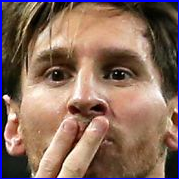
#> input picture Model/dataset/cropped/lionel_messi/lionel_messi1.png, 179 x 179 px, given in place of a8784d8ea286c3fbfef21201af1c1254.jpg, which was not available
$ jupyter execute --allow-errors ClassificationModel.ipynb   (shell and % lines are left out)
#> lines starting #> are read from the running program, lines starting #| are printed output that depends on the picture; after the words box and inside, x2 and y2 are one past the last pixel; in counts of white or black regions, pixels touching at a corner belong together; pictures that were not available may be replaced by others from this repository, and a replacement may not be noted
[cell 1]
import numpy as np
import matplotlib
import cv2
from matplotlib import pyplot as plt

[cell 2]
img = cv2.imread('dataset/lionel_messi/a8784d8ea286c3fbfef21201af1c1254.jpg')
#> img is the input picture: shape (179, 179, 3); mean B, G, R 94.1, 107.4, 136.2
img.shape
#> Out = (179, 179, 3)

[cell 3]
plt.imshow(img)

[cell 4]
gray = cv2.cvtColor(img, cv2.COLOR_BGR2GRAY)
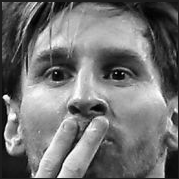
#> gray: shape (179, 179); min 0, max 254, mean 114.5
gray.shape
#> Out = (179, 179)

[cell 5]
face_cascade = cv2.CascadeClassifier('./haarcascades/haarcascade_frontalface_default.xml')
eye_cascade = cv2.CascadeClassifier('./haarcascades/haarcascade_eye.xml')

faces = face_cascade.detectMultiScale(gray, 1.3, 5)
#> faces = [[16, 10, 151, 151]]
faces
#> Out = [[16, 10, 151, 151]]

[cell 6]
(x,y,w,h) = faces[0]
#> x = 16; y = 10; w = 151; h = 151
x,y,w,h
#> Out = (16, 10, 151, 151)

[cell 7]
face_img = cv2.rectangle(img,(x,y),(x+w,y+h),(255,0,0),2)
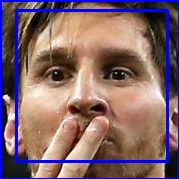
#> face_img: shape (179, 179, 3); mean B, G, R 105, 102.7, 130.2
plt.imshow(face_img)

[cell 8]
cv2.destroyAllWindows()
for (x,y,w,h) in faces:
    face_img = cv2.rectangle(img,(x,y),(x+w,y+h),(255,0,0),2)
    roi_gray = gray[y:y+h, x:x+w]
    roi_color = img[y:y+h, x:x+w]
    eyes = eye_cascade.detectMultiScale(roi_gray)
    for (ex,ey,ew,eh) in eyes:
        cv2.rectangle(roi_color,(ex,ey),(ex+ew,ey+eh),(0,255,0),2)
#> this loop made 1 pass
#> (x, y, w, h, eyes) on pass 1: (16, 10, 151, 151, [[79, 40, 44, 44], [17, 40, 45, 45]])
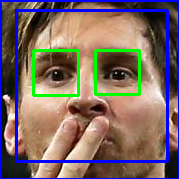
#> img: shape (179, 179, 3); 3.31% of pixels changed, all inside (x1, y1, x2, y2) = (32, 49, 141, 97)
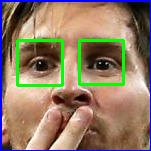
#> roi_color: shape (151, 151, 3); mean B, G, R 100.9, 124.7, 144.2

plt.figure()
plt.imshow(face_img, cmap='gray')
plt.show()

[cell 9]
plt.imshow(roi_color, cmap='gray')

[cell 10]
cropped_img = np.array(roi_color)
cropped_img.shape
#> Out = (151, 151, 3)

[cell 11]
def get_cropped_image_if_2_eyes(image_path):
#> called with image_path = './dataset/cropped/maria_sharapova'
    img = cv2.imread(image_path)
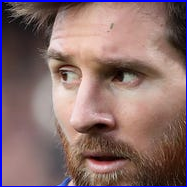
#> input picture Model/dataset/cropped/lionel_messi/lionel_messi10.png, 187 x 187 px, given in place of maria_sharapova, which was not available
#> img is the input picture: shape (187, 187, 3); mean B, G, R 107.8, 108.3, 136.2
    gray = cv2.cvtColor(img, cv2.COLOR_BGR2GRAY)
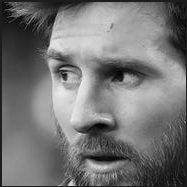
#> gray: shape (187, 187); min 1, max 236, mean 116.6
    faces = face_cascade.detectMultiScale(gray, 1.3, 5)
#> faces = [[19, 19, 147, 147]]
    for (x,y,w,h) in faces:
        face_img = cv2.rectangle(img,(x,y),(x+w,y+h),(255,0,0),2)
        roi_gray = gray[y:y+h, x:x+w]
        roi_color = img[y:y+h, x:x+w]
        eyes = eye_cascade.detectMultiScale(roi_gray)
        if len(eyes) >= 2:
            return roi_color
#> this loop made 1 pass
#> (x, y, w, h, eyes) on pass 1: (19, 19, 147, 147, [[22, 30, 46, 46], [72, 29, 53, 53]])
#> pass 1, in get_cropped_image_if_2_eyes, `roi_gray = gray[y:y+h, x:x+w]`:
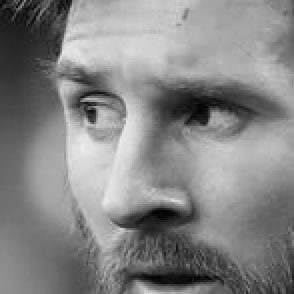
#> roi_gray: shape (147, 147) (shown 2 times larger); min 2, max 236, mean 133
#> pass 1, in get_cropped_image_if_2_eyes, `roi_color = img[y:y+h, x:x+w]`:
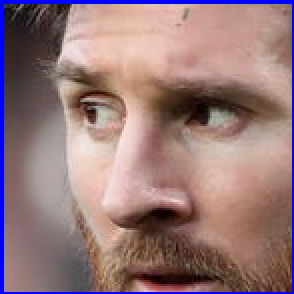
#> roi_color: shape (147, 147, 3) (shown 2 times larger); mean B, G, R 121.7, 120.7, 149.9

[cell 12]
path_to_data = "./dataset/"
path_to_cr_data = "./dataset/cropped/"

[cell 13]
import os
img_dirs = []

for entry in os.scandir(path_to_data):
    if entry.is_dir():
        img_dirs.append(entry.path)

[cell 14]
img_dirs

[cell 15]
import shutil
if os.path.exists(path_to_cr_data):
    shutil.rmtree(path_to_cr_data)
os.mkdir(path_to_cr_data)

[cell 16]
cropped_image_dirs = []
celebrity_file_names_dict = {}

for img_dir in img_dirs:
    count = 1
    celebrity_name = img_dir.split('/')[-1]
    print(celebrity_name)

    celebrity_file_names_dict[celebrity_name] = []

    for entry in os.scandir(img_dir):
        roi_color = get_cropped_image_if_2_eyes(entry.path)
        if roi_color is not None:
            cropped_folder = path_to_cr_data + celebrity_name
            if not os.path.exists(cropped_folder):
                os.makedirs(cropped_folder)
                cropped_image_dirs.append(cropped_folder)
                print("Generating cropped images in folder: ",cropped_folder)

            cropped_file_name = celebrity_name + str(count) + ".png"
            cropped_file_path = cropped_folder + "/" + cropped_file_name

            cv2.imwrite(cropped_file_path, roi_color)
            celebrity_file_names_dict[celebrity_name].append(cropped_file_path)
            count += 1

[cell 17]
celebrity_file_names_dict = {}
for img_dir in cropped_image_dirs:
    celebrity_name = img_dir.split('/')[-1]
    file_list = []
    for entry in os.scandir(img_dir):
        file_list.append(entry.path)
    celebrity_file_names_dict[celebrity_name] = file_list
celebrity_file_names_dict

[cell 18]
import numpy as np
import pywt
import cv2

def w2d(img, mode='haar', level=1):
#> called with mode = 'db1', level = 5
    imArray = img
    #Datatype conversions
    #convert to grayscale
    imArray = cv2.cvtColor( imArray,cv2.COLOR_RGB2GRAY )
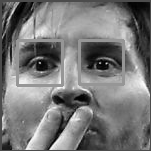
#> imArray: shape (151, 151); min 0, max 253, mean 119.8
    #convert to float
    imArray =  np.float32(imArray)
    imArray /= 255;
    # compute coefficients
    coeffs=pywt.wavedec2(imArray, mode, level=level)

    #Process Coefficients
    coeffs_H=list(coeffs)
    coeffs_H[0] *= 0;

    # reconstruction
    imArray_H=pywt.waverec2(coeffs_H, mode);
    imArray_H *= 255;
    imArray_H =  np.uint8(imArray_H)
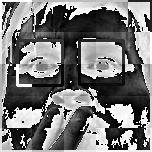
#> imArray_H: shape (152, 152); min 0, max 255, mean 118.1

    return imArray_H

[cell 19]
im_har = w2d(cropped_img,'db1',5)
plt.imshow(im_har, cmap='gray')

[cell 20]
class_dict= {}
count = 0
for celebrity_name in celebrity_file_names_dict.keys():
    class_dict[celebrity_name] = count
    count+=1
#> this loop made 0 passes
#> after the loop, class_dict = 0 items; count = 0
class_dict
